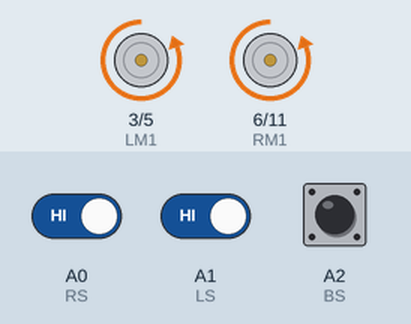
Simulated run of this sketch. Board: Arduino Uno, built with avr-gcc and run on an emulated ATmega328P. Parts: motor-driver pin pairs drawn as motors (green arrow = first pin HIGH = forward, orange = second pin HIGH = backward, longer = more drive). Inputs (shaded band) come from the test bench; at power-on: A0 (RS) HIGH, A1 (LS) HIGH, A2 (BS) HIGH.

Above: at 3.6 s.
3.7 s: A0 (RS) driven LOW
At 5.2 s:
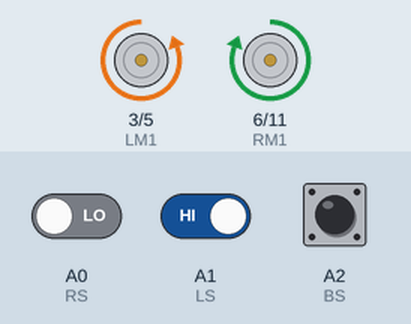
11.0 s: A1 (LS) driven LOW
At 12.0 s:
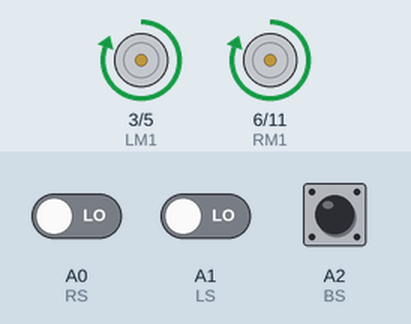
15.7 s: A1 (LS) driven HIGH
At 18.8 s:
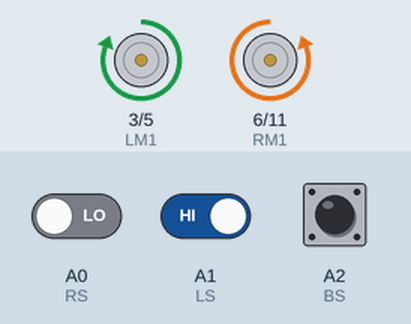
23.0 s: A0 (RS) driven HIGH
At 25.1 s:
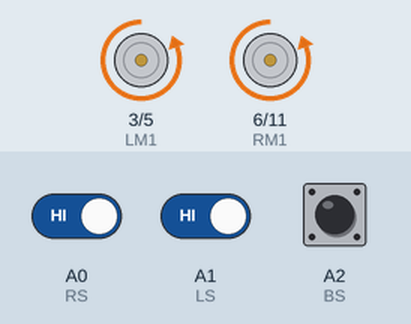
Timing chart, 0 to 28.9 s (numbered marks = the images above; inputs shaded):
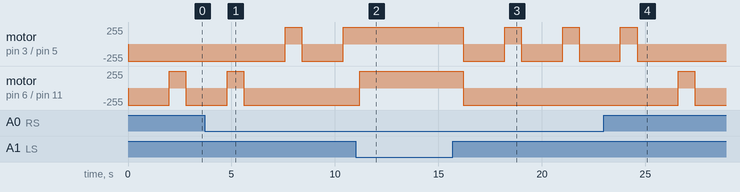

Measured:
- after the input at 3.7 s, motor on pin 3 (LM1) / pin 5 (LM2): backward 255/255 → forward 255/255 after 3.9 s, → backward 255/255 0.80 s later, → forward 255/255 2.0 s later; motor on pin 6 (RM1) / pin 11 (RM2): goes on until 5.6 s, then stays backward 255/255
- after the input at 11.0 s, motor on pin 3 (LM1) / pin 5 (LM2): stays forward 255/255 (without the input it goes to backward 255/255 after 0.20 s); motor on pin 6 (RM1) / pin 11 (RM2): backward 255/255 → forward 255/255 after 0.20 s
- after the input at 15.7 s, motor on pin 3 (LM1) / pin 5 (LM2): alternates forward 255/255 for 0.80 s and backward 255/255 for 2.0 s, starting after 0.50 s; motor on pin 6 (RM1) / pin 11 (RM2): forward 255/255 → backward 255/255 after 0.50 s
- after the input at 23.0 s, motor on pin 3 (LM1) / pin 5 (LM2): goes on until 24.6 s, then stays backward 255/255; motor on pin 6 (RM1) / pin 11 (RM2): backward 255/255 → forward 255/255 after 3.6 s, → backward 255/255 0.80 s later

The sketch:

Object_Avoidance.ino
```cpp
#define RS A0
#define LS A1
#define BS A2

#define LM1 3
#define LM2 5
#define RM1 6
#define RM2 11


void setup()
{
  pinMode(LS, INPUT);
  pinMode(RS, INPUT);
  pinMode(BS, INPUT);
  pinMode(LM1, OUTPUT);
  pinMode(LM2, OUTPUT);
  pinMode(RM1, OUTPUT);
  pinMode(RM2, OUTPUT);
  Serial.begin(9600);

}

void loop()
{
    if(!digitalRead(LS) && !digitalRead(RS) && !digitalRead(BS))
    {
        analogWrite(LM1, 255);
        analogWrite(LM2, 0);
        analogWrite(RM1, 255);
        analogWrite(RM2, 0);
    }

    else if(!digitalRead(LS) && !digitalRead(RS) && digitalRead(BS))
    {
        analogWrite(LM1, 255);
        analogWrite(LM2, 0);
        analogWrite(RM1, 255);
        analogWrite(RM2, 0);
        delay(1000);
        analogWrite(LM1, 0);
        analogWrite(LM2, 0);
        analogWrite(RM1, 0);
        analogWrite(RM2, 0);
    }

    else if(digitalRead(RS))
    {
        analogWrite(LM1, 0);
        analogWrite(LM2, 255);
        analogWrite(RM1, 0);
        analogWrite(RM2, 255);
        delay(2000);
        analogWrite(LM1, 0);
        analogWrite(LM2, 255);
        analogWrite(RM1, 255);
        analogWrite(RM2, 0);
        delay(800);
        analogWrite(LM1, 0);
        analogWrite(LM2, 0);
        analogWrite(RM1, 0);
        analogWrite(RM2, 0);
    }

    else if(digitalRead(LS))
    {
        analogWrite(LM1, 0);
        analogWrite(LM2, 255);
        analogWrite(RM1, 0);
        analogWrite(RM2, 255);
        delay(2000);
        analogWrite(LM1, 255);
        analogWrite(LM2, 0);
        analogWrite(RM1, 0);
        analogWrite(RM2, 255);
        delay(800);
        analogWrite(LM1, 0);
        analogWrite(LM2, 0);
        analogWrite(RM1, 0);
        analogWrite(RM2, 0);
    }

    else if(digitalRead(LS) && digitalRead(RS) && digitalRead(BS))
    {
        analogWrite(LM1, 0);
        analogWrite(LM2, 0);
        analogWrite(RM1, 0);
        analogWrite(RM2, 0);
    }

}
```
